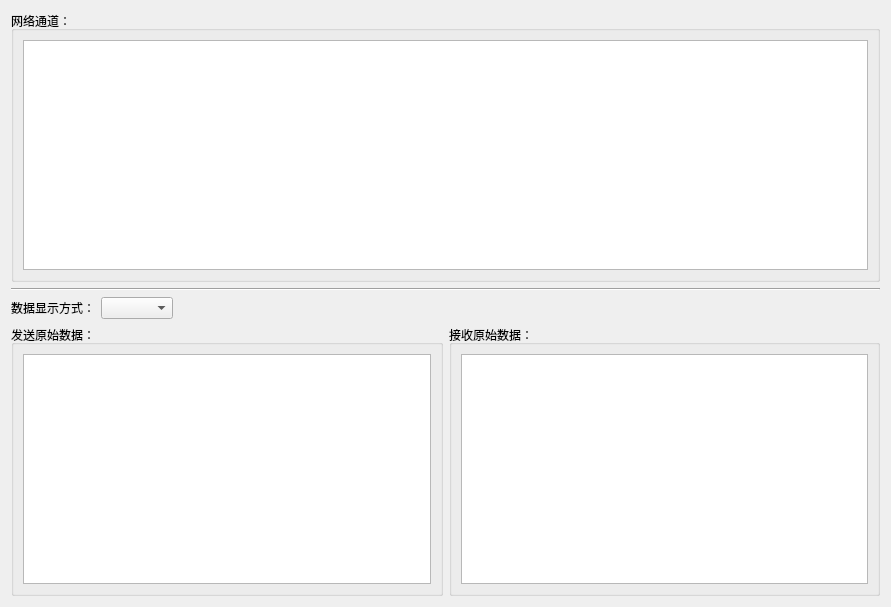
<?xml version="1.0" encoding="UTF-8"?>
<ui version="4.0">
 <class>NetStatusMonitor</class>
 <widget class="QDialog" name="NetStatusMonitor">
  <property name="geometry">
   <rect>
    <x>0</x>
    <y>0</y>
    <width>891</width>
    <height>607</height>
   </rect>
  </property>
  <property name="windowTitle">
   <string>Dialog</string>
  </property>
  <layout class="QVBoxLayout" name="verticalLayout_4">
   <item>
    <widget class="QGroupBox" name="groupBox">
     <property name="title">
      <string>网络通道：</string>
     </property>
     <layout class="QVBoxLayout" name="verticalLayout">
      <item>
       <widget class="QTableView" name="statusView"/>
      </item>
     </layout>
    </widget>
   </item>
   <item>
    <widget class="Line" name="line">
     <property name="orientation">
      <enum>Qt::Horizontal</enum>
     </property>
    </widget>
   </item>
   <item>
    <layout class="QHBoxLayout" name="horizontalLayout_2">
     <item>
      <widget class="QLabel" name="label">
       <property name="text">
        <string>数据显示方式：</string>
       </property>
      </widget>
     </item>
     <item>
      <widget class="QComboBox" name="showTypeCmb"/>
     </item>
     <item>
      <spacer name="horizontalSpacer">
       <property name="orientation">
        <enum>Qt::Horizontal</enum>
       </property>
       <property name="sizeHint" stdset="0">
        <size>
         <width>40</width>
         <height>20</height>
        </size>
       </property>
      </spacer>
     </item>
    </layout>
   </item>
   <item>
    <layout class="QHBoxLayout" name="horizontalLayout">
     <item>
      <widget class="QGroupBox" name="groupBox_2">
       <property name="title">
        <string>发送原始数据：</string>
       </property>
       <layout class="QVBoxLayout" name="verticalLayout_3">
        <item>
         <widget class="QTextEdit" name="sendData">
          <property name="readOnly">
           <bool>true</bool>
          </property>
         </widget>
        </item>
       </layout>
      </widget>
     </item>
     <item>
      <widget class="QGroupBox" name="groupBox_3">
       <property name="title">
        <string>接收原始数据：</string>
       </property>
       <layout class="QVBoxLayout" name="verticalLayout_2">
        <item>
         <widget class="QTextEdit" name="recvData">
          <property name="readOnly">
           <bool>true</bool>
          </property>
         </widget>
        </item>
       </layout>
      </widget>
     </item>
    </layout>
   </item>
  </layout>
 </widget>
 <resources/>
 <connections/>
</ui>
